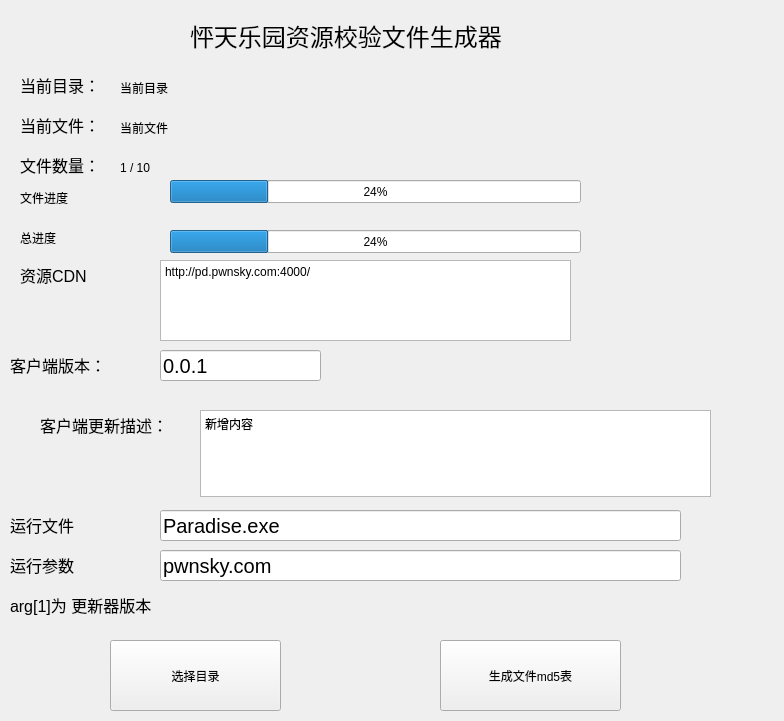
<?xml version="1.0" encoding="UTF-8"?>
<ui version="4.0">
 <class>MainWindow</class>
 <widget class="QWidget" name="MainWindow">
  <property name="geometry">
   <rect>
    <x>0</x>
    <y>0</y>
    <width>784</width>
    <height>721</height>
   </rect>
  </property>
  <property name="windowTitle">
   <string>MainWindow</string>
  </property>
  <widget class="QPushButton" name="pushButtonStartCalc">
   <property name="geometry">
    <rect>
     <x>440</x>
     <y>640</y>
     <width>181</width>
     <height>71</height>
    </rect>
   </property>
   <property name="text">
    <string>生成文件md5表</string>
   </property>
  </widget>
  <widget class="QLabel" name="label">
   <property name="geometry">
    <rect>
     <x>190</x>
     <y>10</y>
     <width>471</width>
     <height>51</height>
    </rect>
   </property>
   <property name="font">
    <font>
     <pointsize>18</pointsize>
    </font>
   </property>
   <property name="styleSheet">
    <string notr="true"/>
   </property>
   <property name="text">
    <string>怦天乐园资源校验文件生成器</string>
   </property>
  </widget>
  <widget class="QPushButton" name="openDirButton">
   <property name="geometry">
    <rect>
     <x>110</x>
     <y>640</y>
     <width>171</width>
     <height>71</height>
    </rect>
   </property>
   <property name="text">
    <string>选择目录</string>
   </property>
  </widget>
  <widget class="QProgressBar" name="progressBarTotal">
   <property name="geometry">
    <rect>
     <x>170</x>
     <y>230</y>
     <width>411</width>
     <height>23</height>
    </rect>
   </property>
   <property name="value">
    <number>24</number>
   </property>
  </widget>
  <widget class="QProgressBar" name="progressBarCurrent">
   <property name="geometry">
    <rect>
     <x>170</x>
     <y>180</y>
     <width>411</width>
     <height>23</height>
    </rect>
   </property>
   <property name="value">
    <number>24</number>
   </property>
  </widget>
  <widget class="QLabel" name="label_2">
   <property name="geometry">
    <rect>
     <x>20</x>
     <y>190</y>
     <width>72</width>
     <height>15</height>
    </rect>
   </property>
   <property name="text">
    <string>文件进度</string>
   </property>
  </widget>
  <widget class="QLabel" name="label_3">
   <property name="geometry">
    <rect>
     <x>20</x>
     <y>230</y>
     <width>72</width>
     <height>15</height>
    </rect>
   </property>
   <property name="text">
    <string>总进度</string>
   </property>
  </widget>
  <widget class="QLabel" name="labelShowCurrentDirText_2">
   <property name="geometry">
    <rect>
     <x>20</x>
     <y>70</y>
     <width>101</width>
     <height>30</height>
    </rect>
   </property>
   <property name="font">
    <font>
     <pointsize>12</pointsize>
    </font>
   </property>
   <property name="text">
    <string>当前目录：</string>
   </property>
  </widget>
  <widget class="QLabel" name="labelCurrentDir">
   <property name="geometry">
    <rect>
     <x>120</x>
     <y>80</y>
     <width>521</width>
     <height>16</height>
    </rect>
   </property>
   <property name="text">
    <string>当前目录</string>
   </property>
  </widget>
  <widget class="QLabel" name="labelCurrentFile">
   <property name="geometry">
    <rect>
     <x>120</x>
     <y>120</y>
     <width>531</width>
     <height>16</height>
    </rect>
   </property>
   <property name="text">
    <string>当前文件</string>
   </property>
  </widget>
  <widget class="QLabel" name="labelShowCurrentDirText">
   <property name="geometry">
    <rect>
     <x>20</x>
     <y>110</y>
     <width>101</width>
     <height>30</height>
    </rect>
   </property>
   <property name="font">
    <font>
     <pointsize>12</pointsize>
    </font>
   </property>
   <property name="text">
    <string>当前文件：</string>
   </property>
  </widget>
  <widget class="QLabel" name="lableNumberOfFiles">
   <property name="geometry">
    <rect>
     <x>120</x>
     <y>160</y>
     <width>541</width>
     <height>16</height>
    </rect>
   </property>
   <property name="text">
    <string>1 / 10</string>
   </property>
  </widget>
  <widget class="QLabel" name="labelShowCurrentDirText_3">
   <property name="geometry">
    <rect>
     <x>20</x>
     <y>150</y>
     <width>101</width>
     <height>30</height>
    </rect>
   </property>
   <property name="font">
    <font>
     <pointsize>12</pointsize>
    </font>
   </property>
   <property name="text">
    <string>文件数量：</string>
   </property>
  </widget>
  <widget class="QLineEdit" name="lineEditInputVersion">
   <property name="geometry">
    <rect>
     <x>160</x>
     <y>350</y>
     <width>161</width>
     <height>31</height>
    </rect>
   </property>
   <property name="font">
    <font>
     <pointsize>15</pointsize>
    </font>
   </property>
   <property name="text">
    <string>0.0.1</string>
   </property>
  </widget>
  <widget class="QLabel" name="labelShowCurrentDirText_4">
   <property name="geometry">
    <rect>
     <x>10</x>
     <y>350</y>
     <width>121</width>
     <height>30</height>
    </rect>
   </property>
   <property name="font">
    <font>
     <pointsize>12</pointsize>
    </font>
   </property>
   <property name="text">
    <string>客户端版本：</string>
   </property>
  </widget>
  <widget class="QLabel" name="labelShowCurrentDirText_5">
   <property name="geometry">
    <rect>
     <x>40</x>
     <y>410</y>
     <width>161</width>
     <height>30</height>
    </rect>
   </property>
   <property name="font">
    <font>
     <pointsize>12</pointsize>
    </font>
   </property>
   <property name="text">
    <string>客户端更新描述：</string>
   </property>
  </widget>
  <widget class="QPlainTextEdit" name="plainTextEdit_Description">
   <property name="geometry">
    <rect>
     <x>200</x>
     <y>410</y>
     <width>511</width>
     <height>87</height>
    </rect>
   </property>
   <property name="plainText">
    <string>新增内容</string>
   </property>
  </widget>
  <widget class="QLabel" name="labelShowCurrentDirText_6">
   <property name="geometry">
    <rect>
     <x>10</x>
     <y>510</y>
     <width>121</width>
     <height>30</height>
    </rect>
   </property>
   <property name="font">
    <font>
     <pointsize>12</pointsize>
    </font>
   </property>
   <property name="text">
    <string>运行文件</string>
   </property>
  </widget>
  <widget class="QLineEdit" name="lineEditInputExec">
   <property name="geometry">
    <rect>
     <x>160</x>
     <y>510</y>
     <width>521</width>
     <height>31</height>
    </rect>
   </property>
   <property name="font">
    <font>
     <pointsize>15</pointsize>
    </font>
   </property>
   <property name="text">
    <string>Paradise.exe</string>
   </property>
  </widget>
  <widget class="QLineEdit" name="lineEditInputExecArgs">
   <property name="geometry">
    <rect>
     <x>160</x>
     <y>550</y>
     <width>521</width>
     <height>31</height>
    </rect>
   </property>
   <property name="font">
    <font>
     <pointsize>15</pointsize>
    </font>
   </property>
   <property name="text">
    <string>pwnsky.com</string>
   </property>
  </widget>
  <widget class="QLabel" name="labelShowCurrentDirText_7">
   <property name="geometry">
    <rect>
     <x>10</x>
     <y>550</y>
     <width>121</width>
     <height>30</height>
    </rect>
   </property>
   <property name="font">
    <font>
     <pointsize>12</pointsize>
    </font>
   </property>
   <property name="text">
    <string>运行参数</string>
   </property>
  </widget>
  <widget class="QLabel" name="labelShowCurrentDirText_8">
   <property name="geometry">
    <rect>
     <x>20</x>
     <y>260</y>
     <width>101</width>
     <height>30</height>
    </rect>
   </property>
   <property name="font">
    <font>
     <pointsize>12</pointsize>
    </font>
   </property>
   <property name="text">
    <string>资源CDN</string>
   </property>
  </widget>
  <widget class="QPlainTextEdit" name="plainTextEdit_CDN">
   <property name="geometry">
    <rect>
     <x>160</x>
     <y>260</y>
     <width>411</width>
     <height>81</height>
    </rect>
   </property>
   <property name="plainText">
    <string>http://pd.pwnsky.com:4000/</string>
   </property>
  </widget>
  <widget class="QLabel" name="labelShowCurrentDirText_9">
   <property name="geometry">
    <rect>
     <x>10</x>
     <y>590</y>
     <width>331</width>
     <height>30</height>
    </rect>
   </property>
   <property name="font">
    <font>
     <pointsize>12</pointsize>
    </font>
   </property>
   <property name="text">
    <string>arg[1]为 更新器版本</string>
   </property>
  </widget>
 </widget>
 <resources/>
 <connections/>
</ui>
